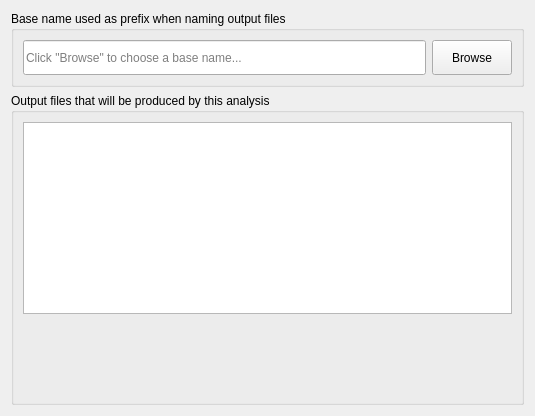
<?xml version="1.0" encoding="UTF-8"?>
<ui version="4.0">
 <class>WidgetCalculationOutput</class>
 <widget class="QWidget" name="WidgetCalculationOutput">
  <property name="geometry">
   <rect>
    <x>0</x>
    <y>0</y>
    <width>535</width>
    <height>416</height>
   </rect>
  </property>
  <property name="sizePolicy">
   <sizepolicy hsizetype="Expanding" vsizetype="Expanding">
    <horstretch>0</horstretch>
    <verstretch>0</verstretch>
   </sizepolicy>
  </property>
  <property name="windowTitle">
   <string>Form</string>
  </property>
  <layout class="QVBoxLayout" name="verticalLayout">
   <item>
    <widget class="QGroupBox" name="groupBox_7">
     <property name="title">
      <string>Base name used as prefix when naming output files</string>
     </property>
     <layout class="QHBoxLayout" name="horizontalLayout_2">
      <item>
       <widget class="QLineEdit" name="output_basename">
        <property name="sizePolicy">
         <sizepolicy hsizetype="Expanding" vsizetype="Minimum">
          <horstretch>0</horstretch>
          <verstretch>0</verstretch>
         </sizepolicy>
        </property>
        <property name="minimumSize">
         <size>
          <width>0</width>
          <height>35</height>
         </size>
        </property>
        <property name="readOnly">
         <bool>true</bool>
        </property>
        <property name="placeholderText">
         <string>Click &quot;Browse&quot; to choose a base name...</string>
        </property>
       </widget>
      </item>
      <item>
       <widget class="QPushButton" name="browse_output_basename">
        <property name="sizePolicy">
         <sizepolicy hsizetype="Minimum" vsizetype="Minimum">
          <horstretch>0</horstretch>
          <verstretch>0</verstretch>
         </sizepolicy>
        </property>
        <property name="minimumSize">
         <size>
          <width>0</width>
          <height>35</height>
         </size>
        </property>
        <property name="text">
         <string>Browse</string>
        </property>
       </widget>
      </item>
     </layout>
    </widget>
   </item>
   <item>
    <widget class="QGroupBox" name="groupBox">
     <property name="title">
      <string>Output files that will be produced by this analysis</string>
     </property>
     <layout class="QVBoxLayout" name="verticalLayout_4">
      <item>
       <widget class="QTextBrowser" name="output_summary">
        <property name="sizePolicy">
         <sizepolicy hsizetype="Expanding" vsizetype="Expanding">
          <horstretch>0</horstretch>
          <verstretch>0</verstretch>
         </sizepolicy>
        </property>
        <property name="html">
         <string>&lt;!DOCTYPE HTML PUBLIC &quot;-//W3C//DTD HTML 4.0//EN&quot; &quot;http://www.w3.org/TR/REC-html40/strict.dtd&quot;&gt;
&lt;html&gt;&lt;head&gt;&lt;meta name=&quot;qrichtext&quot; content=&quot;1&quot; /&gt;&lt;style type=&quot;text/css&quot;&gt;
p, li { white-space: pre-wrap; }
&lt;/style&gt;&lt;/head&gt;&lt;body style=&quot; font-family:'MS Shell Dlg 2'; font-size:8.25pt; font-weight:400; font-style:normal;&quot;&gt;
&lt;p style=&quot;-qt-paragraph-type:empty; margin-top:0px; margin-bottom:0px; margin-left:0px; margin-right:0px; -qt-block-indent:0; text-indent:0px;&quot;&gt;&lt;br /&gt;&lt;/p&gt;&lt;/body&gt;&lt;/html&gt;</string>
        </property>
       </widget>
      </item>
      <item>
       <spacer name="verticalSpacer">
        <property name="orientation">
         <enum>Qt::Vertical</enum>
        </property>
        <property name="sizeHint" stdset="0">
         <size>
          <width>20</width>
          <height>40</height>
         </size>
        </property>
       </spacer>
      </item>
     </layout>
    </widget>
   </item>
  </layout>
 </widget>
 <resources/>
 <connections/>
</ui>
